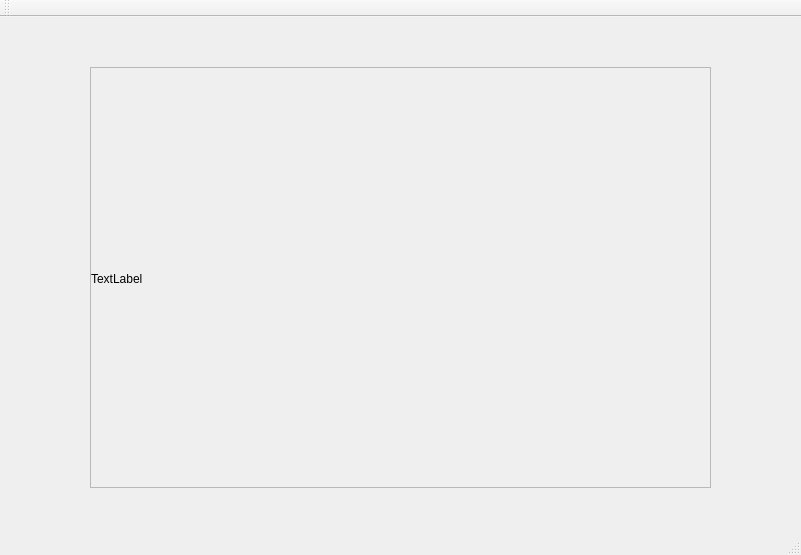
<?xml version="1.0" encoding="UTF-8"?>
<ui version="4.0">
 <class>qtscrollareaClass</class>
 <widget class="QMainWindow" name="qtscrollareaClass">
  <property name="geometry">
   <rect>
    <x>0</x>
    <y>0</y>
    <width>801</width>
    <height>555</height>
   </rect>
  </property>
  <property name="sizePolicy">
   <sizepolicy hsizetype="Preferred" vsizetype="Preferred">
    <horstretch>0</horstretch>
    <verstretch>0</verstretch>
   </sizepolicy>
  </property>
  <property name="windowTitle">
   <string>qtscrollarea</string>
  </property>
  <widget class="QWidget" name="centralWidget">
   <widget class="QScrollArea" name="scrollArea">
    <property name="geometry">
     <rect>
      <x>90</x>
      <y>50</y>
      <width>621</width>
      <height>421</height>
     </rect>
    </property>
    <property name="widgetResizable">
     <bool>true</bool>
    </property>
    <widget class="QWidget" name="scrollAreaWidgetContents">
     <property name="geometry">
      <rect>
       <x>0</x>
       <y>0</y>
       <width>619</width>
       <height>419</height>
      </rect>
     </property>
     <widget class="QLabel" name="label">
      <property name="geometry">
       <rect>
        <x>0</x>
        <y>0</y>
        <width>621</width>
        <height>421</height>
       </rect>
      </property>
      <property name="sizePolicy">
       <sizepolicy hsizetype="Preferred" vsizetype="Preferred">
        <horstretch>0</horstretch>
        <verstretch>0</verstretch>
       </sizepolicy>
      </property>
      <property name="text">
       <string>TextLabel</string>
      </property>
     </widget>
    </widget>
   </widget>
  </widget>
  <widget class="QMenuBar" name="menuBar">
   <property name="geometry">
    <rect>
     <x>0</x>
     <y>0</y>
     <width>801</width>
     <height>23</height>
    </rect>
   </property>
  </widget>
  <widget class="QToolBar" name="mainToolBar">
   <attribute name="toolBarArea">
    <enum>TopToolBarArea</enum>
   </attribute>
   <attribute name="toolBarBreak">
    <bool>false</bool>
   </attribute>
  </widget>
  <widget class="QStatusBar" name="statusBar"/>
 </widget>
 <layoutdefault spacing="6" margin="11"/>
 <resources>
  <include location="qtscrollarea.qrc"/>
 </resources>
 <connections/>
</ui>
